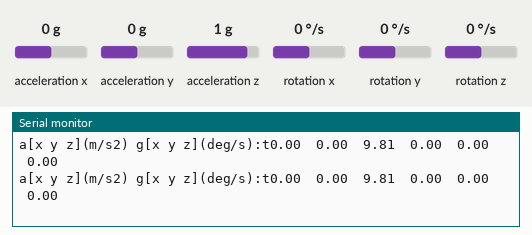
Recording of a sketch running on a simulated Arduino Uno, built with avr-gcc and run on an emulated ATmega328P. Shown: the last lines printed to the serial monitor. The test bench sets the inputs (shaded band); at power-on: acceleration x 0 g, acceleration y 0 g, acceleration z 1 g, rotation x 0 °/s, rotation y 0 °/s, rotation z 0 °/s.

Above: at 1.2 s.
1.3 s: acceleration x set to -1.4 g
At 1.41 s:
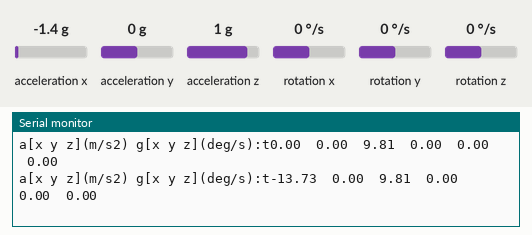
4.3 s: acceleration y set to -1.4 g
At 4.39 s:
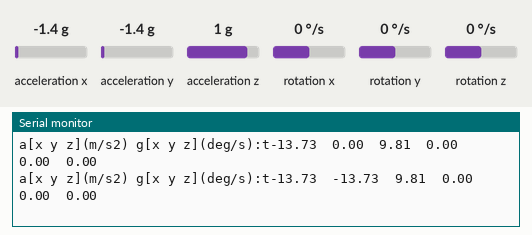
7.3 s: acceleration z set to -1.4 g
At 7.37 s:
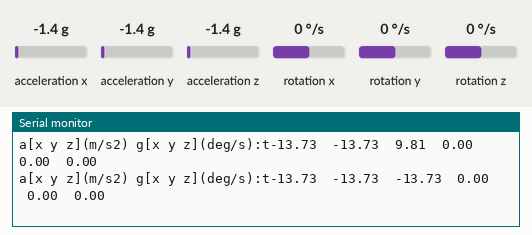
10.3 s: rotation x set to -100 °/s
At 10.4 s:
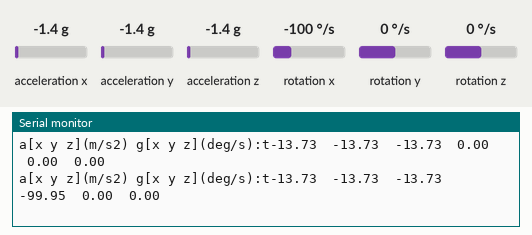
13.3 s: rotation y set to -100 °/s
At 13.37 s:
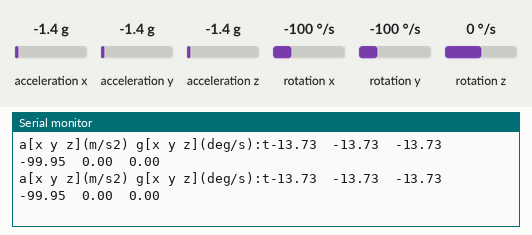
16.3 s: rotation z set to -192 °/s
At 16.51 s:
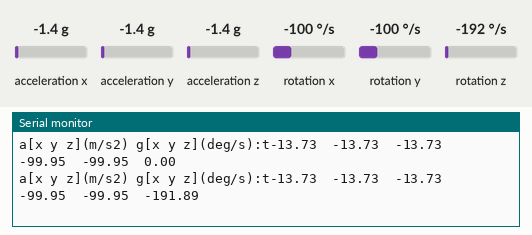

The sketch:

imu_leer_si.ino
```cpp
//GND - GND
//VCC - VCC
//SDA - Pin A4
//SCL - Pin A5

#include "I2Cdev.h"
#include "MPU6050.h"
#include "Wire.h"

const int mpuAddress = 0x68;  // Puede ser 0x68 o 0x69
MPU6050 mpu(mpuAddress);

int ax, ay, az;
int gx, gy, gz;


// Factores de conversion
const float accScale = 2.0 * 9.81 / 32768.0;
const float gyroScale = 250.0 / 32768.0;

void printTab()
{
   Serial.print(F("\t"));
}

// Mostrar medidas en Sistema Internacional
void printRAW()
{
   Serial.print(F("a[x y z](m/s2) g[x y z](deg/s):t"));
   Serial.print(ax * accScale); printTab();
   Serial.print(ay * accScale); printTab();
   Serial.print(az * accScale); printTab();
   Serial.print(gx * gyroScale);  printTab();
   Serial.print(gy * gyroScale);  printTab();
   Serial.println(gz * gyroScale);
}

void setup()
{
   Serial.begin(9600);
   Wire.begin();
   mpu.initialize();
   Serial.println(mpu.testConnection() ? F("IMU iniciado correctamente") : F("Error al iniciar IMU"));
}

void loop()
{
   // Leer las aceleraciones y velocidades angulares
   mpu.getAcceleration(&ax, &ay, &az);
   mpu.getRotation(&gx, &gy, &gz);

   printRAW();

   delay(100);
}
```

Measured:
- after the input at 1.3 s, the serial monitor: prints a new line after 0.11 s (image 1)
- after the input at 4.3 s, the serial monitor: prints a new line after 0.09 s (image 2)
- after the input at 7.3 s, the serial monitor: prints a new line after 0.07 s (image 3)
- after the input at 10.3 s, the serial monitor: prints a new line after 0.10 s (image 4)
- after the input at 16.3 s, the serial monitor: prints a new line after 0.10 s (image 6)
